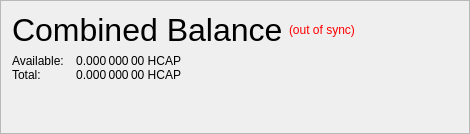
                   <widget class="QFrame" name="frame_CombinedBalances">
                    <property name="minimumSize">
                     <size>
                      <width>470</width>
                      <height>0</height>
                     </size>
                    </property>
                    <property name="frameShape">
                     <enum>QFrame::StyledPanel</enum>
                    </property>
                    <property name="frameShadow">
                     <enum>QFrame::Raised</enum>
                    </property>
                    <layout class="QVBoxLayout" name="verticalLayout_5">
                     <property name="spacing">
                      <number>6</number>
                     </property>
                     <property name="sizeConstraint">
                      <enum>QLayout::SetNoConstraint</enum>
                     </property>
                     <item>
                      <layout class="QHBoxLayout" name="horizontalLayout_5" stretch="0,0,0">
                       <item>
                        <widget class="QLabel" name="label_5z">
                         <property name="minimumSize">
                          <size>
                           <width>0</width>
                           <height>20</height>
                          </size>
                         </property>
                         <property name="font">
                          <font>
                           <pointsize>24</pointsize>
                           <weight>50</weight>
                           <bold>false</bold>
                          </font>
                         </property>
                         <property name="toolTip">
                          <string>Combined Balance (including unconfirmed and immature coins)</string>
                         </property>
                         <property name="text">
                          <string>Combined Balance</string>
                         </property>
                        </widget>
                       </item>
                       <item>
                        <widget class="QLabel" name="labelWalletStatus">
                         <property name="cursor">
                          <cursorShape>WhatsThisCursor</cursorShape>
                         </property>
                         <property name="toolTip">
                          <string>The displayed information may be out of date. Your wallet automatically synchronizes with the HealCapital network after a connection is established, but this process has not completed yet.</string>
                         </property>
                         <property name="styleSheet">
                          <string notr="true">QLabel { color: red; }</string>
                         </property>
                         <property name="text">
                          <string notr="true">(out of sync)</string>
                         </property>
                         <property name="alignment">
                          <set>Qt::AlignLeading|Qt::AlignLeft|Qt::AlignVCenter</set>
                         </property>
                        </widget>
                       </item>
                       <item>
                        <spacer name="horizontalSpacer_1">
                         <property name="orientation">
                          <enum>Qt::Horizontal</enum>
                         </property>
                         <property name="sizeHint" stdset="0">
                          <size>
                           <width>40</width>
                           <height>20</height>
                          </size>
                         </property>
                        </spacer>
                       </item>
                      </layout>
                     </item>
                     <item>
                      <layout class="QGridLayout" name="gridLayout_3">
                       <property name="horizontalSpacing">
                        <number>12</number>
                       </property>
                       <property name="verticalSpacing">
                        <number>0</number>
                       </property>
                       <item row="1" column="0">
                        <widget class="QLabel" name="labelBalanceTextz">
                         <property name="text">
                          <string>Available:</string>
                         </property>
                        </widget>
                       </item>
                       <item row="1" column="1">
                        <widget class="QLabel" name="labelBalancez">
                         <property name="font">
                          <font>
                           <weight>50</weight>
                           <bold>false</bold>
                          </font>
                         </property>
                         <property name="cursor">
                          <cursorShape>IBeamCursor</cursorShape>
                         </property>
                         <property name="toolTip">
                          <string>Your current spendable balance</string>
                         </property>
                         <property name="text">
                          <string notr="true">0.000 000 00 HCAP</string>
                         </property>
                         <property name="alignment">
                          <set>Qt::AlignRight|Qt::AlignTrailing|Qt::AlignVCenter</set>
                         </property>
                         <property name="textInteractionFlags">
                          <set>Qt::LinksAccessibleByMouse|Qt::TextSelectableByKeyboard|Qt::TextSelectableByMouse</set>
                         </property>
                        </widget>
                       </item>
                       <item row="2" column="0">
                        <widget class="QLabel" name="labelTotalTextz">
                         <property name="text">
                          <string>Total:</string>
                         </property>
                        </widget>
                       </item>
                       <item row="2" column="1">
                        <widget class="QLabel" name="labelTotalz">
                         <property name="font">
                          <font>
                           <weight>50</weight>
                           <bold>false</bold>
                          </font>
                         </property>
                         <property name="cursor">
                          <cursorShape>IBeamCursor</cursorShape>
                         </property>
                         <property name="toolTip">
                          <string>Total Balance, including all unavailable coins.</string>
                         </property>
                         <property name="text">
                          <string notr="true">0.000 000 00 HCAP</string>
                         </property>
                         <property name="alignment">
                          <set>Qt::AlignRight|Qt::AlignTrailing|Qt::AlignVCenter</set>
                         </property>
                         <property name="textInteractionFlags">
                          <set>Qt::LinksAccessibleByMouse|Qt::TextSelectableByKeyboard|Qt::TextSelectableByMouse</set>
                         </property>
                        </widget>
                       </item>
                       <item row="2" column="3">
                        <spacer name="horizontalSpacer_2">
                         <property name="orientation">
                          <enum>Qt::Horizontal</enum>
                         </property>
                         <property name="sizeHint" stdset="0">
                          <size>
                           <width>40</width>
                           <height>0</height>
                          </size>
                         </property>
                        </spacer>
                       </item>
                      </layout>
                     </item>
                     <item>
                      <spacer name="verticalSpacer_1">
                       <property name="orientation">
                        <enum>Qt::Vertical</enum>
                       </property>
                       <property name="sizeHint" stdset="0">
                        <size>
                         <width>20</width>
                         <height>40</height>
                        </size>
                       </property>
                      </spacer>
                     </item>
                    </layout>
                   </widget>
